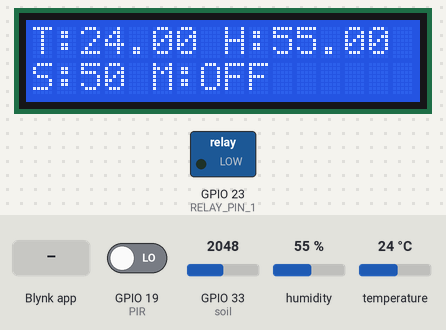
The sketch below on a simulated ESP32. Parts: 16×2 character LCD, switched loads named in the sketch (green lamp = pin HIGH). The inputs (shaded band) are chosen by the test bench; at power-on: GPIO 33 (soil) = 2048, humidity 55 %, temperature 24 °C, GPIO 19 (PIR) LOW. WiFi joins after 1.5 s; servers stay silent unless stated.

Above: at 6.0 s.
6.1 s: GPIO 33 (soil) set to 0
At 6.32 s:
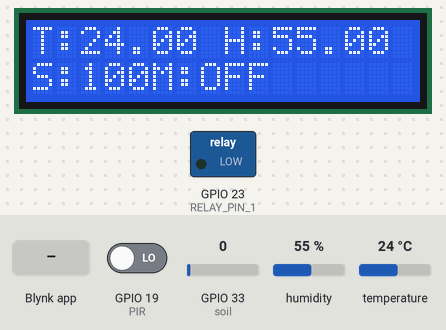
8.8 s: Blynk app writes 1 to V6
At 9.03 s:
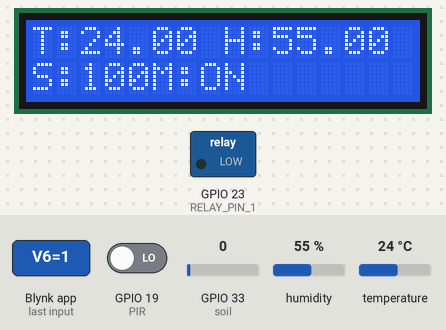
11.1 s: humidity set to 22 %
At 11.91 s:
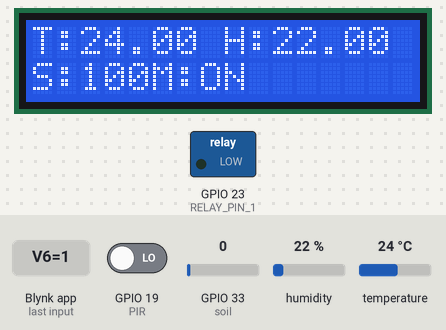
12.8 s: GPIO 33 (soil) set to 491
At 14.1 s:
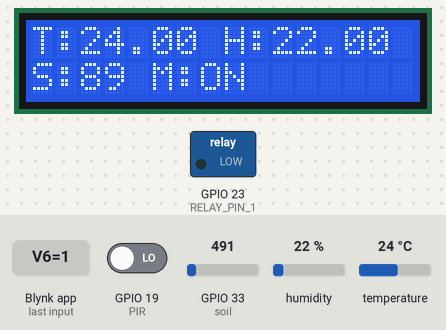
14.4 s: temperature set to 12 °C
At 16.7 s:
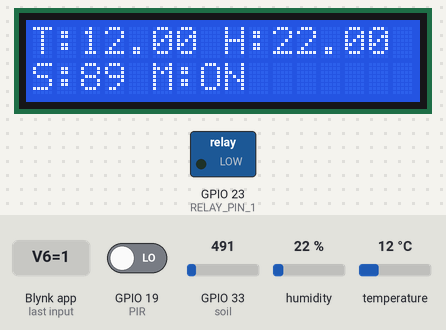
17.0 s: Blynk app writes 0 to V6
At 17.5 s:
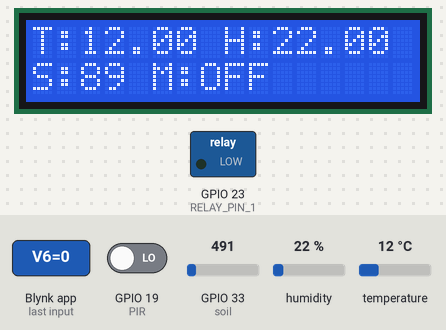
Timing chart, 0 to 19.5 s (numbered marks = the images above; inputs shaded):
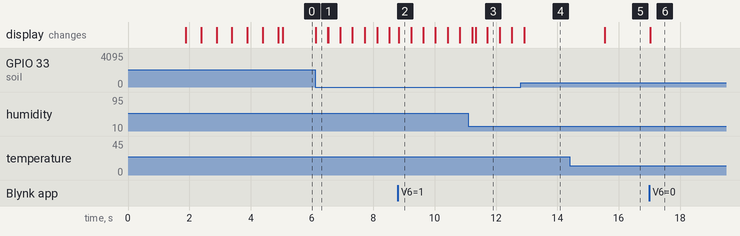

The sketch:

BlynkIOT_SmartPlant_Monitoring_Manual.ino
```cpp
// Viral Science www.viralsciencecreativity.com www.youtube.com/c/viralscience
// Blynk IOT Smart Plant Monitoring System

/* Connections
Relay. GPIO23
Soil.  GPIO33
PIR.   GPIO19
SDA.   GPIO21
SCL.   GPIO22
Temp.  GPIO18
*/

// Include the library files
#include <LiquidCrystal_I2C.h>
#define BLYNK_PRINT Serial
#include <WiFi.h>              // Use WiFi.h for ESP32
#include <BlynkSimpleEsp32.h>
#include <DHT.h>

// Initialize the LCD display
LiquidCrystal_I2C lcd(0x3F, 16, 2);

char auth[] = "T8_wchJWx2MNEtaqTMnFKqXDYbVCBAY2";  // Enter your Blynk Auth token
char ssid[] = "Redmi Note 10";  // Enter your WIFI SSID
char pass[] = "12345678";  // Enter your WIFI Password

DHT dht(18, DHT11); // (DHT sensor pin, sensor type) GPIO18 for ESP32 DHT11 Temperature Sensor
BlynkTimer timer;

// Define component pins
#define soil 33     // GPIO33 Soil Moisture Sensor (Analog Input)
#define PIR 19      // GPIO19 PIR Motion Sensor
#define RELAY_PIN_1 23 // GPIO23 for Relay Control

int PIR_ToggleValue;
int relay1State = LOW;

// Create three variables for pressure
double T, P;
char status;

void setup() {
  Serial.begin(115200);       // Higher baud rate for ESP32
  lcd.begin();
  lcd.backlight();
  pinMode(PIR, INPUT);

  pinMode(RELAY_PIN_1, OUTPUT);
  digitalWrite(RELAY_PIN_1, LOW);

  Blynk.begin(auth, ssid, pass, "blynk.cloud", 80);
  dht.begin();

  lcd.setCursor(0, 0);
  lcd.print("  Initializing  ");
  for (int a = 5; a <= 10; a++) {
    lcd.setCursor(a, 1);
    lcd.print(".");
    delay(500);
  }
  lcd.clear();

  // Call the functions
  timer.setInterval(100L, soilMoistureSensor);
  timer.setInterval(100L, DHT11sensor);
}

// Get the DHT11 sensor values
void DHT11sensor() {
  float h = dht.readHumidity();
  float t = dht.readTemperature();

  if (isnan(h) || isnan(t)) {
    Serial.println("Failed to read from DHT sensor!");
    return;
  }
  Blynk.virtualWrite(V0, t);
  Blynk.virtualWrite(V1, h);

  lcd.setCursor(0, 0);
  lcd.print("T:");
  lcd.print(t);

  lcd.setCursor(8, 0);
  lcd.print("H:");
  lcd.print(h);
}

// Get the soil moisture values
void soilMoistureSensor() {
  int value = analogRead(soil);
  value = map(value, 0, 4095, 0, 100);  // Adjusted for ESP32 (0-4095)
  value = (value - 100) * -1;

  Blynk.virtualWrite(V3, value);
  lcd.setCursor(0, 1);
  lcd.print("S:");
  lcd.print(value);
  lcd.print(" ");
}

// Get the PIR sensor values
void PIRsensor() {
  bool value = digitalRead(PIR);
  if (value) {
    Blynk.logEvent("pirmotion", "WARNING! Motion Detected!");
    WidgetLED LED(V5);
    LED.on();
  } else {
    WidgetLED LED(V5);
    LED.off();
  }
}

BLYNK_WRITE(V6) {
  PIR_ToggleValue = param.asInt();
}

BLYNK_CONNECTED() {
  Blynk.syncVirtual(V6);
}

void loop() {
  if (PIR_ToggleValue == 1) {
    lcd.setCursor(5, 1);
    lcd.print("M:ON ");
    PIRsensor();
  } else {
    lcd.setCursor(5, 1);
    lcd.print("M:OFF");
    WidgetLED LED(V5);
    LED.off();
  }

  Blynk.run();  // Run the Blynk library
  timer.run();  // Run the Blynk timer
}
```

Measured:
- after the input at 6.1 s, the display: first changes at once (image 1 shows a later state)
- after the input at 8.8 s, the display: changes at once (image 2)
- after the input at 11.1 s, the display: first differs from a run without the input after 0.24 s (image 3)
- after the input at 12.8 s, the display: changes after 0.12 s (image 4)
- after the input at 14.4 s, the display: changes after 1.1 s (image 5)
- after the input at 17.0 s, the display: changes at once (image 6)
- what the display in image 2 shows lasts 0.4 s, from 8.8 s to 9.2 s
